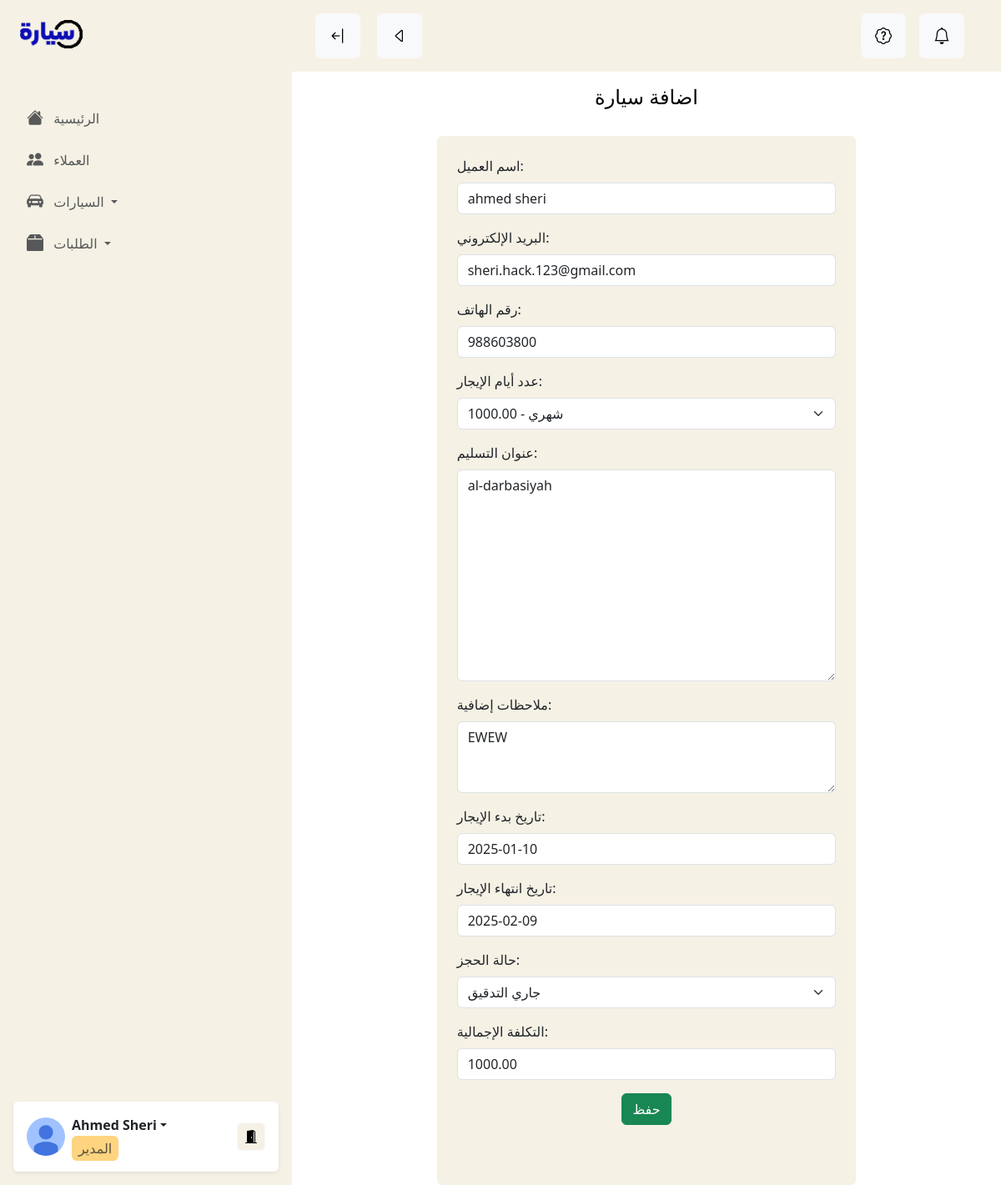
The app's page /en-us/dashboard/view_car_rental_order/13 with its own data.
### customer/models.py (models this page shows, shortened)
class RentalOrderModel(models.Model):
    PENDING = 'pending'
    IN_PROGRESS = 'in_progress'
    CONFIRMED = 'confirmed'
    COMPLETED = 'completed'
    CANCELED = 'canceled'
    ORDER_STATUS = [
        (PENDING, 'قيد الانتظار'),
        (IN_PROGRESS, 'جاري التدقيق'),
        (CONFIRMED, 'مؤكد'),
        (COMPLETED, 'مكتمل'),
        (CANCELED, 'ملغى'),
    ]
    customer_name = models.CharField(max_length=100, verbose_name="اسم العميل")
    customer_email = models.EmailField(verbose_name="البريد الإلكتروني")
    customer_phone = models.CharField(max_length=15, verbose_name="رقم الهاتف")
    car_rental = models.ForeignKey(CarRentalModel, on_delete=models.CASCADE, verbose_name="السيارة المحجوزة")
    rental_days = models.CharField(max_length=20, choices=RENTAL_DAYS_TYPES, verbose_name="عدد أيام الإيجار", null=True)
    start_date = models.DateField(verbose_name="تاريخ بدء الإيجار")
    end_date = models.DateField(verbose_name="تاريخ انتهاء الإيجار")
    status = models.CharField(max_length=20, choices=ORDER_STATUS, default=PENDING, verbose_name="حالة الحجز")
    total_cost = models.DecimalField(max_digits=10, decimal_places=2, verbose_name="التكلفة الإجمالية", null=True, blank=True)
    address = models.TextField(verbose_name="عنوان التسليم", null=True)
    notes = models.TextField(null=True, blank=True, verbose_name="ملاحظات إضافية")
    class Meta:
        verbose_name = "حجز"
        verbose_name_plural = "حجوزات"

### dashboard/views.py (the view)
# urls.py: path("view_car_rental_order/<int:id>", views.view_car_rental_order, name="dashboard_view_car_rental_order"),
def view_car_rental_order(request, id):
    user = request.user
    order = OrderModel.objects.get(id=id)
    buy_car_form = RentalOrderForm(instance=order.car_rental_order, car_rental=order.car_rental_order.car_rental)
    if request.method == 'POST':
        buy_car_form = RentalOrderForm(request.POST, instance=order.car_rental_order, car_rental=order.car_rental_order.car_rental)
        if buy_car_form.is_valid():
            buy_car_form.save()
            return redirect('dashboard_view_car_rental_order', id)
    return render(request, 'dashboard/orders/view_car_rental_order.html', {'buy_car_form':buy_car_form})

### templates/dashboard/orders/view_car_rental_order.html (shortened to what this page needs)
{% extends "dashboard_base.html" %}
{% load panel_tags %}
{% load i18n %}
{% block content %}
<div class="container px-4 px-md-5">
  <div class="pricing-header p-3 pb-md-4 mx-auto text-center">
      <h1 class="display-4 fw-normal text-body-emphasis fs-4">اضافة سيارة</h1>
  </div>
  <form class="col-lg-8 mx-auto bg-body-tertiary p-4 rounded needs-validation FormAuto" novalidate id="project_form" method="post" enctype="multipart/form-data">
      {% for field in buy_car_form %}
      {% if field.field.widget.input_type != 'hidden' %}
          {{ field.label_tag }} {{ field }}
      {% else %}
      {{ field }}
      {% endif %}
      {% endfor %}
      <button type="submit" class="mb-5 btn btn-success d-block mx-auto">حفظ</button>
  </form>
</div>
{% endblock content %}

### sayyar/static/css/dashboard/base.css (style rules this page uses)
:root { --light-orange: 255, 212, 128; --light-orange-hover: 200, 212, 128; --bs-tertiary-bg-rgb: 245, 241, 229; }

### records on screen
RentalOrderModel: buy_car_form "ahmed sheri" "sheri.hack.123@gmail.com" "988603800" "شهري - 1000.00" "al-darbasiyah" "EWEW" "2025-01-10" "2025-02-09" "جاري التدقيق" "1000.00"

### other values on screen
{{ field.label_tag }} "اسم العميل:" "البريد الإلكتروني:" "رقم الهاتف:" "عدد أيام الإيجار:" "عنوان التسليم:" "ملاحظات إضافية:" "تاريخ بدء الإيجار:" "تاريخ انتهاء الإيجار:" "حالة الحجز:" "التكلفة الإجمالية:"
